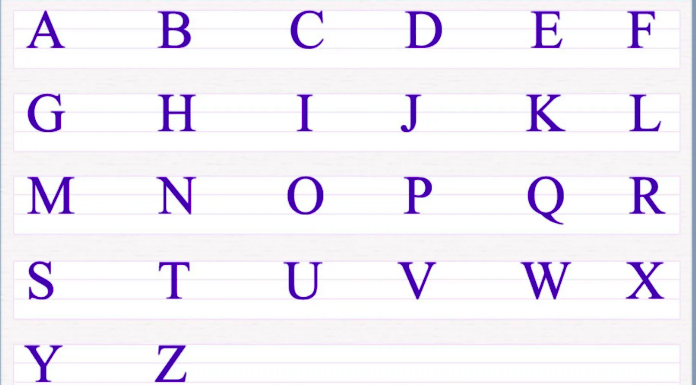
#> input picture data/a.png, 696 x 385 px
$ python main.py
#> lines starting #> are read from the running program, lines starting #| are printed output that depends on the picture; after the words box and inside, x2 and y2 are one past the last pixel; in counts of white or black regions, pixels touching at a corner belong together
import cv2
import numpy as np
import pytesseract


# Load image, convert to HSV format, define lower/upper ranges, and perform
# color segmentation to create a binary mask
# a = str(input())
image = cv2.imread('../data/a.png', 0)
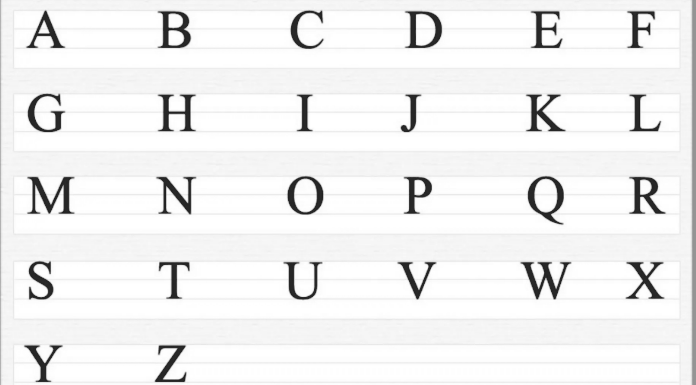
#> image: shape (385, 696); min 29, max 255, mean 240.1

thresh = cv2.threshold(image, 100, 255, cv2.THRESH_BINARY_INV | cv2.THRESH_OTSU)[1]
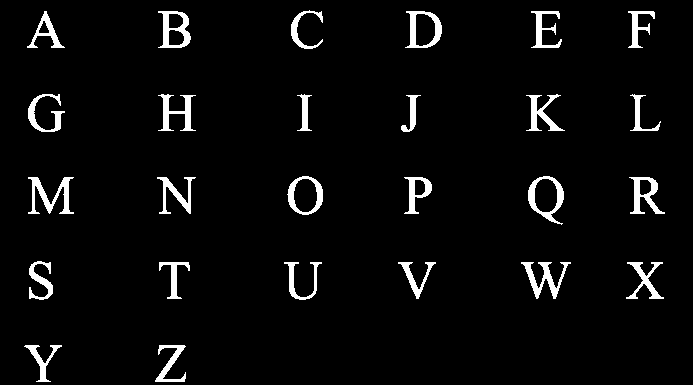
#> thresh: shape (385, 696); 4.7% white; 27 white regions
blur = cv2.GaussianBlur(thresh, (7,7), 0)
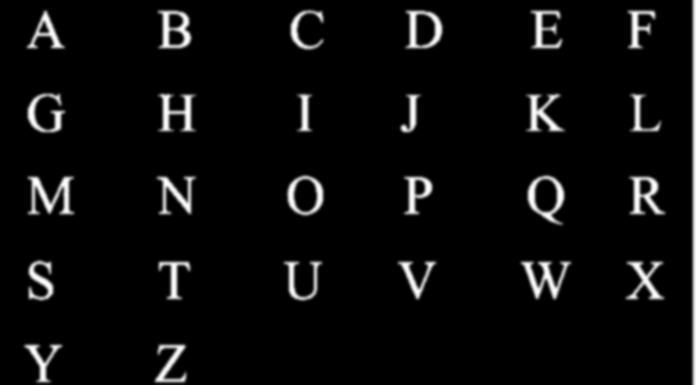
#> blur: shape (385, 696); min 0, max 255, mean 12
cnts = cv2.findContours(blur, cv2.RETR_EXTERNAL, cv2.CHAIN_APPROX_SIMPLE)
#> cnts = 27 contours; largest, box (x1, y1, x2, y2) and area: (690, 0, 696, 385) 1920, (525, 173, 567, 228) 1652, (25, 174, 77, 217) 1611, (518, 259, 574, 302) 1490, (25, 91, 68, 135) 1489
cnts = cnts[0] if len(cnts) == 2 else cnts[1]
for c in cnts:
    x,y,w,h = cv2.boundingRect(c)
#> (the run stopped early here; a loop or call above may not have finished)

$ run again, with data/abcd.jpg saved as data/a.png
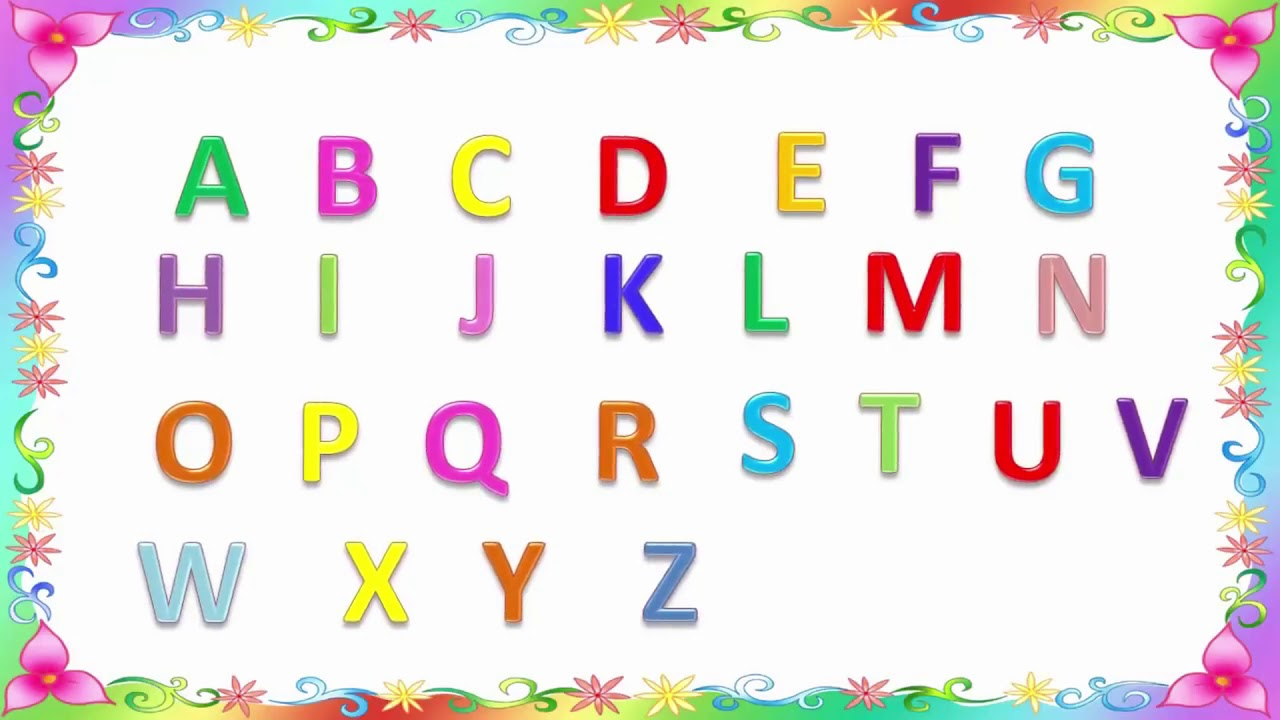
#> input picture data/abcd.jpg, 1280 x 720 px
#> `thresh = cv2.threshold(image, 100, 255, cv2.THRESH_BINARY_INV | cv2.TH..`:
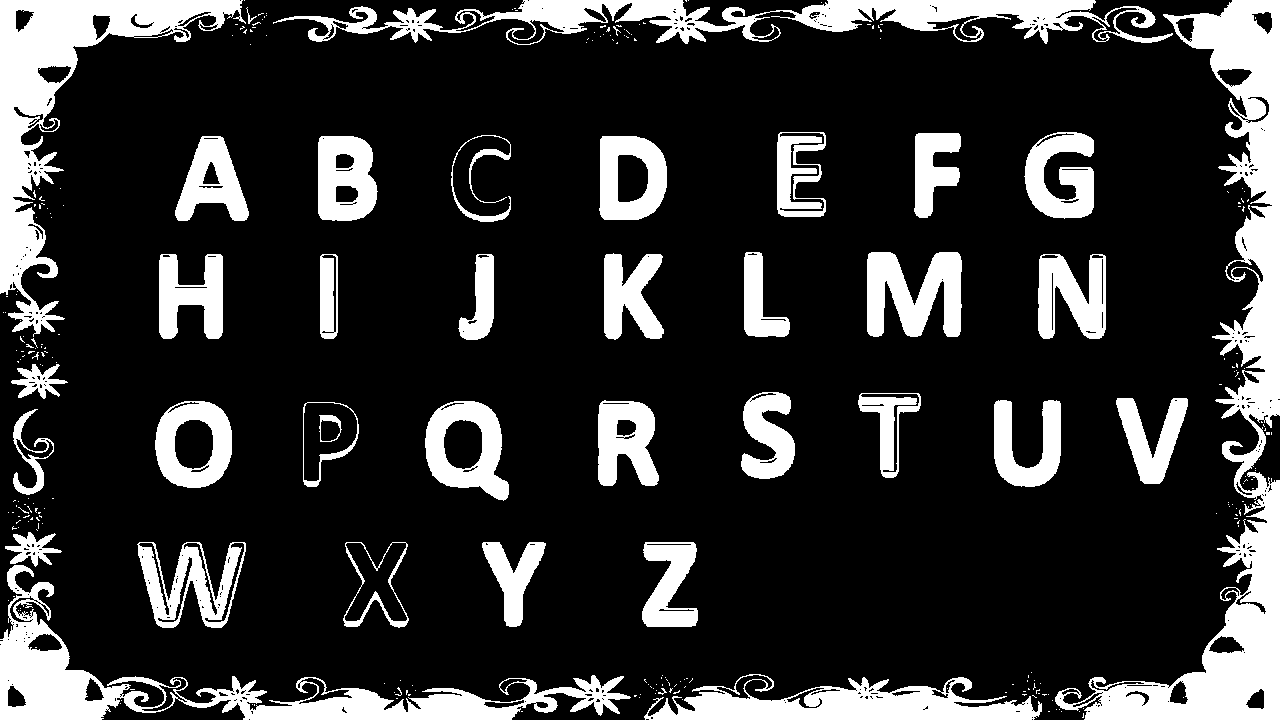
#> thresh: shape (720, 1280); 19.4% white; 269 white regions (230 under 20 px)
#> `blur = cv2.GaussianBlur(thresh, (7,7), 0)`:
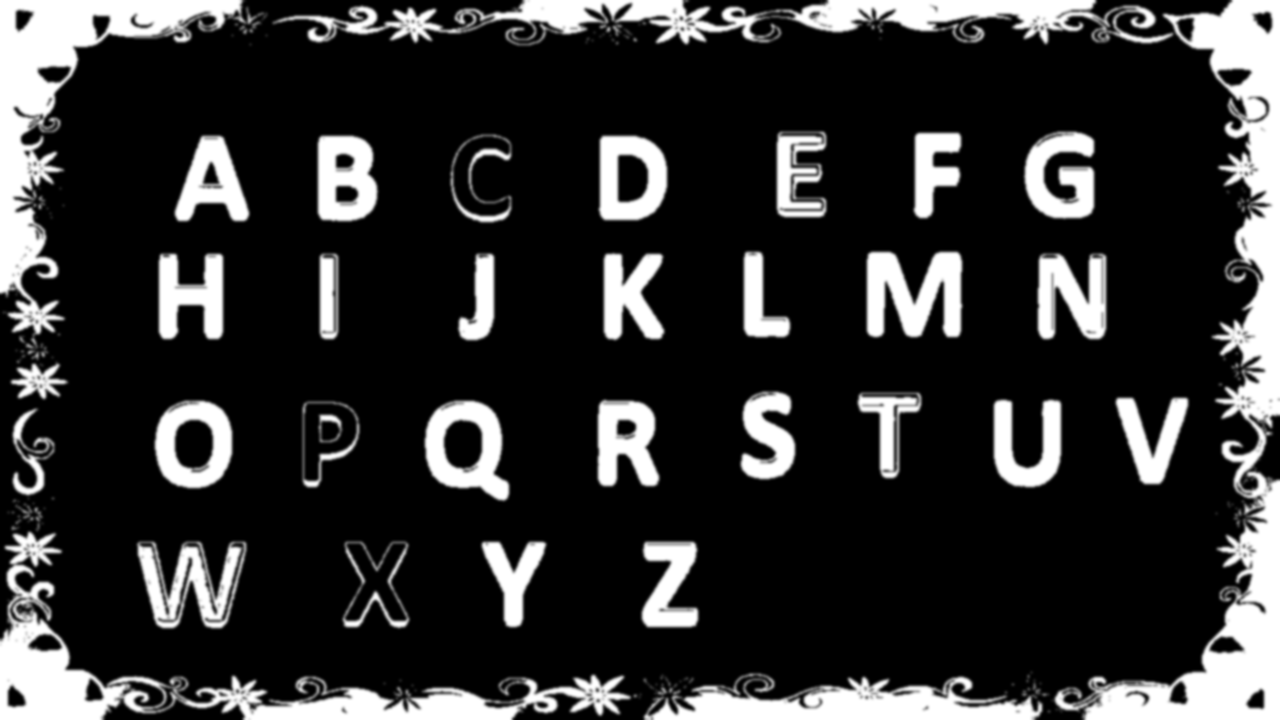
#> blur: shape (720, 1280); min 0, max 255, mean 49.5
#> cnts = 37 contours; largest, box (x1, y1, x2, y2) and area: (270, 0, 1280, 720) 88152, (0, 406, 644, 720) 32797, (0, 0, 270, 402) 28449, (864, 249, 965, 340) 7141, (134, 539, 249, 631) 7040
